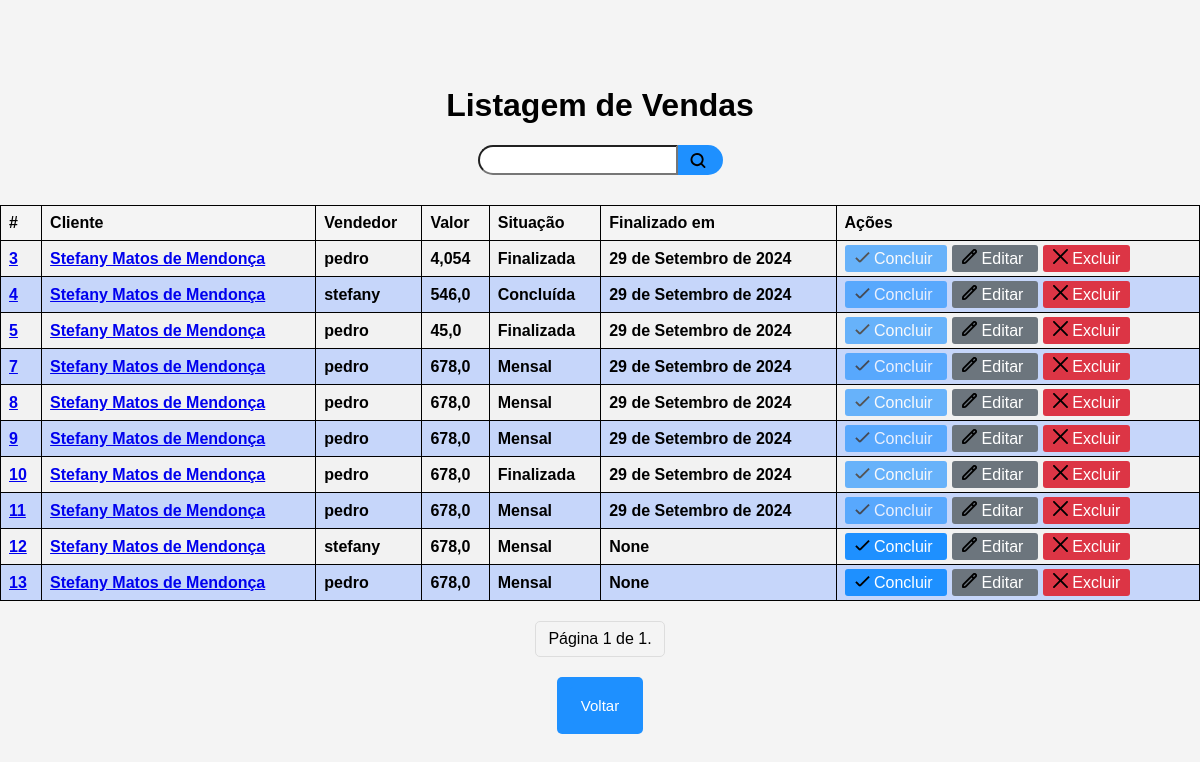
Page /AdminListagemVenda/ on the committed database.
### homeAdmin/models.py (models this page shows, shortened)
class Venda(models.Model):
    SITUACAO_CHOICES = [
        ("Mensal", "Mensal"),
        ("Finalizada", "Finalizada"),
    ]
    cliente = models.ForeignKey(CadCliente, on_delete=models.CASCADE)
    vendedor = models.ForeignKey(
        CustomUser_Funcionario, on_delete=models.CASCADE, null=True, blank=True
    )
    situacaoMensal = models.CharField(
        max_length=10,
        choices=SITUACAO_CHOICES,
        default="Mensal",
        null=True,
        blank=True,
        verbose_name="Situação da venda",
    )
    situacaoMensal_dataApoio = models.DateTimeField(
        auto_now_add=True
    )  # Registra quando foi atualizada a última vez
    data_venda = models.DateField(auto_now_add=True)
    valor = models.FloatField()
    finished_at = models.DateField(null=True, verbose_name="Data finalizado")
    tipo_servico = models.CharField(
        max_length=5000,
        null=True,
        verbose_name="Tipo de venda",
        help_text="Digite o tipo de serviço aqui.",
    )
    nacionalidade = models.CharField(
        max_length=20,
        choices=[
            ("Americano", "Americano"),
            ("Canadense", "Canadense"),
            ("Mexicano", "Mexicano"),
            ("Outros", "Outros"),
        ],
        default="Americano",
        blank=True,
        null=True,
    )
    nacionalidade_outros = models.CharField(
        max_length=100,
        blank=True,
        null=True,
        help_text='Especifique se você escolheu "Outros".',
    )

class CadCliente(models.Model):
    nome = models.CharField(
        max_length=100,
        null=False,
        verbose_name="Nome",
        help_text="Digite o nome aqui.",
    )
    celular = models.CharField(
        max_length=15,
        null=False,
        verbose_name="Celular",
        help_text="Digite seu Telefone aqui. como no exemplo: (21) 9xxxx-xxxx",
    )
    sexo_tipo = (("M", "Masculino"), ("F", "Feminino"))
    sexo = models.CharField(max_length=1, choices=sexo_tipo, verbose_name="Sexo")
    data_nascimento = models.DateField(
        verbose_name="Data de nascimento", help_text="Data de nascimento"
    )
    endereco = models.CharField(
        max_length=200,
        null=True,
        verbose_name="Endereço",
        help_text="Digite a endereço aqui.",
        blank=True
    )
    bairro = models.CharField(
        max_length=100,
        null=True,
        verbose_name="Bairro ",
        help_text="Digite a bairro aqui.",
        blank=True
    )
    estado = models.CharField(
        max_length=100,
        null=True,
        verbose_name="Estado",
        help_text="Digite a estado aqui.",
        blank=True
    )
    cep = models.CharField(
        max_length=14,
        null=True,
        blank=True,
        verbose_name="cep",
        help_text="Digite o cep aqui.",
    )
    rg = models.CharField(max_length=20, verbose_name="RG", null=False)
    cpf = models.CharField(
        max_length=14,
        unique=True,
        null=False,
        verbose_name="CPF",
        help_text="Digite o CPF aqui modelo: 000.000.000-00",
    )
    num_passaporte = models.CharField(
        max_length=20, verbose_name="Número de passaporte", null=True, unique=True, blank=True
    )
    finished_at = models.DateField(null=True, verbose_name="Data finalizado")
    def __str__(self):
        return self.nome
    anexo1 = models.FileField(
        upload_to='anexos/',  # Define o diretório onde os arquivos serão armazenados
        null=True,
        blank=True,
        verbose_name="Anexo",
        help_text="Envie um arquivo relacionado ao cliente."
    )
    anexo2 = models.FileField(
        upload_to='anexos/',  # Define o diretório onde os arquivos serão armazenados
        null=True,
        blank=True,
        verbose_name="Anexo",
        help_text="Envie um arquivo relacionado ao cliente."
    )
    anexo3 = models.FileField(
        upload_to='anexos/',  # Define o diretório onde os arquivos serão armazenados
        null=True,
        blank=True,
        verbose_name="Anexo",
        help_text="Envie um arquivo relacionado ao cliente."
    )

class CustomUser_Funcionario(AbstractUser):
    token = models.CharField(null=True, unique=True, max_length=8)
    situacao = (
        ("Adm.", "Administração "),
        ("Func.", "Funcionário"),
        ("Exec", "Executivo"),
    )
    situacao_atual = models.CharField(
        null=True,
        max_length=15,
        default="Adm.",
        verbose_name="Situacao atual cargo",
        choices=situacao,
    )
    situacao2 = (("Ativo", "Ativo "), ("Inativo", "Inativo"))
    situacao_atual_empresa = models.CharField(
        null=True,
        max_length=15,
        default="Ativo",
        verbose_name="Situação atual na empresa",
        choices=situacao2,
    )
    salario = models.FloatField(default=0)
    comissao_acumulada = models.FloatField(default=0)
    telefone = models.CharField(max_length=15, blank=True)
    especializado = (
        ("Financeiro", "Financeiro"),
        ("Despachante", "Despachante "),
        ("Despachante externo", "Despachante externo "),
        ("Suporte Whatsapp", "Suporte Whatsapp"),
        ("Executivo contas", "Executivo contas"),
    )
    cargo_atual = models.CharField(
        max_length=100,
        null=True,
        blank=True,
        verbose_name="Cargo atual",
        default="",
        help_text="A função do empregado é:",
        choices=especializado,
    )
    cidade = models.CharField(max_length=255, null=True)
    email = models.EmailField(unique=True)
    username = models.CharField(max_length=255, unique=True)
    data_nascimento = models.DateField(
        verbose_name="Data de nascimento", help_text="Data de nascimento", null=True
    )
    groups = models.ManyToManyField(
        Group,
        related_name="customuser_set",
        blank=True,
        help_text="The groups this user belongs to.",
        related_query_name="customuser",
    )
    user_permissions = models.ManyToManyField(
        Permission,
        related_name="customuser_set",
        blank=True,
        help_text="Specific permissions for this user.",
        related_query_name="customuser",
    )
    objects = CustomUserManager()

### homeAdmin/views.py (the view)
class CadListViewVenda(ListView):
    model = Venda
    paginate_by = 20
    template_name = "cadAdmin/Vendas/formsVenda/cadastroVenda_list.html"
    context_object_name = "cadastro_list"

### homeAdmin/templates/cadAdmin/Vendas/formsVenda/cadastroVenda_list.html (shortened to what this page needs)
 {% load static %}
<!DOCTYPE html>
<html lang="en">
<head>
    <link href="{% static 'estilos/dados_list.css' %}" rel="stylesheet" type="text/css"/>
</head>
<body>
<h1> Listagem de Vendas</h1>
    <div class="search-container">
        <div class="container">
            <form action="{% url 'procurarVenda' %}" method="GET" class="procurar-form">
                <label>
                    <input style="border-radius: 30px 0 0 30px; padding: 2px 0; padding-left: 10px" type="search"
                           class="procurar-input"
                           name="q" value=
                                   "{{ procurar_termo }}"
                           required>
                </label>
                <button type="submit" class="procurar-button">
                    <img src="{% static 'imagens/lupe.svg' %}" alt="Icone de lupa"></button>
            </form>
        </div>
    </div>
 {% if cadastro_list %}
        <div id="tabelaRep">
            <table class="table">
                <thead>
                <tr>
                    <th scope="col">#</th>
                    <th scope="col">Cliente</th>
                    <th scope="col">Vendedor</th>
                    <th scope="col">Valor</th>
                    <th scope="col">Situação</th>
                   <th scope="col">Finalizado em</th>
                    <th scope="col">Ações</th>
                </tr>
                </thead>
                <tbody>
                {% for todo in cadastro_list %}
                    <tr>
                        <th scope="row"> <a href="{% url 'dadosVenda' todo.pk %}">{{ todo.pk }}  </a></th>
                         <th scope="row"><a href="{% url 'dadosVenda' todo.pk %}"> {{ todo.cliente }} </a></th>
                         <th scope="row"> {{ todo.vendedor }} </th>
                         <th scope="row"> {{ todo.valor }} </th>
                         <th scope="row"> {{ todo.situacaoMensal }} </th>
                         <th scope="row"> {{ todo.finished_at }} </th>
                    <td class="botoestb">
    <a href="{% url 'venda_complete' pk=todo.pk %}?page={{ page_obj.number }}" class="btn btn-primary btn-sm {% if todo.finished_at %}disabled{% endif %}">
        <img style="display: inline-block; width: 15px; height: 15px" src="{% static 'imagens/check.svg' %}" alt="Ícone de concluir"> Concluir
    </a>
    <a href="{% url 'venda_atualizar' pk=todo.pk %}?page={{ page_obj.number }}" class="btn btn-secondary btn-sm">
        <img style="display: inline-block; width: 15px; height: 15px" src="{% static 'imagens/edit.svg' %}" alt="Ícone de editar"> Editar
    </a>
    <a href="{% url 'venda_deletar' pk=todo.pk %}?page={{ page_obj.number }}" class="btn btn-danger btn-sm">
        <img style="display: inline-block; width: 15px; height: 15px;" src="{% static 'imagens/delete.svg' %}" alt="Ícone de excluir"> Excluir
    </a>
</td>
                    </tr>
                {% endfor %}
                </tbody>
            </table>
        </div>
    {% else %}
        <p>Não há vendas cadastradas</p>
    {% endif %}
    <div id="pass_pag" class="pagination justify-content-center">
    <span class="current-page">
        Página {{ page_obj.number }} de {{ page_obj.paginator.num_pages }}.
    </span>
</div>
  <button class="btnvoltar"><a href="{% url 'homeAdmin' %}">Voltar</a></button>
</body>
</html>

### static/estilos/dados_list.css (style rules this page uses)
body { display: flex; flex-direction: column; justify-content: center; align-items: center; min-height: 100vh; margin: 0; font-family: Arial, sans-serif; background-color: #f4f4f4; padding: 0; }
table { margin-top: 0px; width: 100%; }
th, td { border: 1px solid black; }
tbody > tr:nth-child(2n) { background-color: rgba(147, 180, 255, 0.48); }
#tabelaRep { margin-top: 10px; width: 100%; }
.search-container { display: flex; justify-content: center; margin-bottom: 20px; width: 100%; }
.procurar-form { display: flex; align-items: center; }
.procurar-input { border-radius: 30px 0 0 30px; padding: 2px 10px; height: 30px; width: 200px; }
.procurar-button { background-color: #1E90FF; color: white; border: none; border-radius: 0 30px 30px 0; height: 30px; padding: 0 10px; display: flex; align-items: center; justify-content: center; }
.procurar-button img { height: 15px; width: 20px; margin-right: 5px; }
.btnvoltar { background-color: #1E90FF; color: white; border: none; border-radius: 5px; padding: 10px 12px; text-align: center; text-decoration: none; display: inline-block; font-size: 15px; cursor: pointer; box-shadow: none; margin-top: 20px; }
.btnvoltar a { background-color: #1E90FF; color: white; border: none; border-radius: 5px; padding: 10px 12px; text-align: center; text-decoration: none; display: inline-block; font-size: 15px; cursor: pointer; box-shadow: none; }
.table { width: 100%; border-collapse: collapse; }
.table th, .table td { padding: 8px; text-align: left; }
.table th { color: black; }
.table tbody > tr:nth-child(odd) { background-color: #f2f2f2; }
.btn { padding: 5px 10px; margin-right: 5px; text-decoration: none; color: white; border-radius: 3px; }
.btn-primary { background-color: #1E90FF; }
.btn-secondary { background-color: #6c757d; }
.btn-danger { background-color: #dc3545; }
.btn.disabled { pointer-events: none; opacity: 0.65; }
.pagination { margin-top: 20px; display: flex; justify-content: center; align-items: center; list-style: none; padding: 0; }
.pagination span.current-page { padding: 8px 12px; border: 1px solid #ddd; margin: 0 2px; border-radius: 5px; }

### rows in the picture
Venda: pk "3", cliente "Stefany Matos de Mendonça", vendedor "pedro", valor "4,054", situacaoMensal "Finalizada", finished_at "29 de Setembro de 2024"
Venda: pk "4", cliente "Stefany Matos de Mendonça", vendedor "stefany", valor "546,0", situacaoMensal "Concluída", finished_at "29 de Setembro de 2024"
Venda: pk "5", cliente "Stefany Matos de Mendonça", vendedor "pedro", valor "45,0", situacaoMensal "Finalizada", finished_at "29 de Setembro de 2024"
Venda: pk "7", cliente "Stefany Matos de Mendonça", vendedor "pedro", valor "678,0", situacaoMensal "Mensal", finished_at "29 de Setembro de 2024"
Venda: pk "8", cliente "Stefany Matos de Mendonça", vendedor "pedro", valor "678,0", situacaoMensal "Mensal", finished_at "29 de Setembro de 2024"
Venda: pk "9", cliente "Stefany Matos de Mendonça", vendedor "pedro", valor "678,0", situacaoMensal "Mensal", finished_at "29 de Setembro de 2024"
Venda: pk "10", cliente "Stefany Matos de Mendonça", vendedor "pedro", valor "678,0", situacaoMensal "Finalizada", finished_at "29 de Setembro de 2024"
Venda: pk "11", cliente "Stefany Matos de Mendonça", vendedor "pedro", valor "678,0", situacaoMensal "Mensal", finished_at "29 de Setembro de 2024"
Venda: pk "12", cliente "Stefany Matos de Mendonça", vendedor "stefany", valor "678,0", situacaoMensal "Mensal", finished_at "None"
Venda: pk "13", cliente "Stefany Matos de Mendonça", vendedor "pedro", valor "678,0", situacaoMensal "Mensal", finished_at "None"

### other values in the picture
{{ page_obj.number }} "1"
{{ page_obj.paginator.num_pages }} "1"
